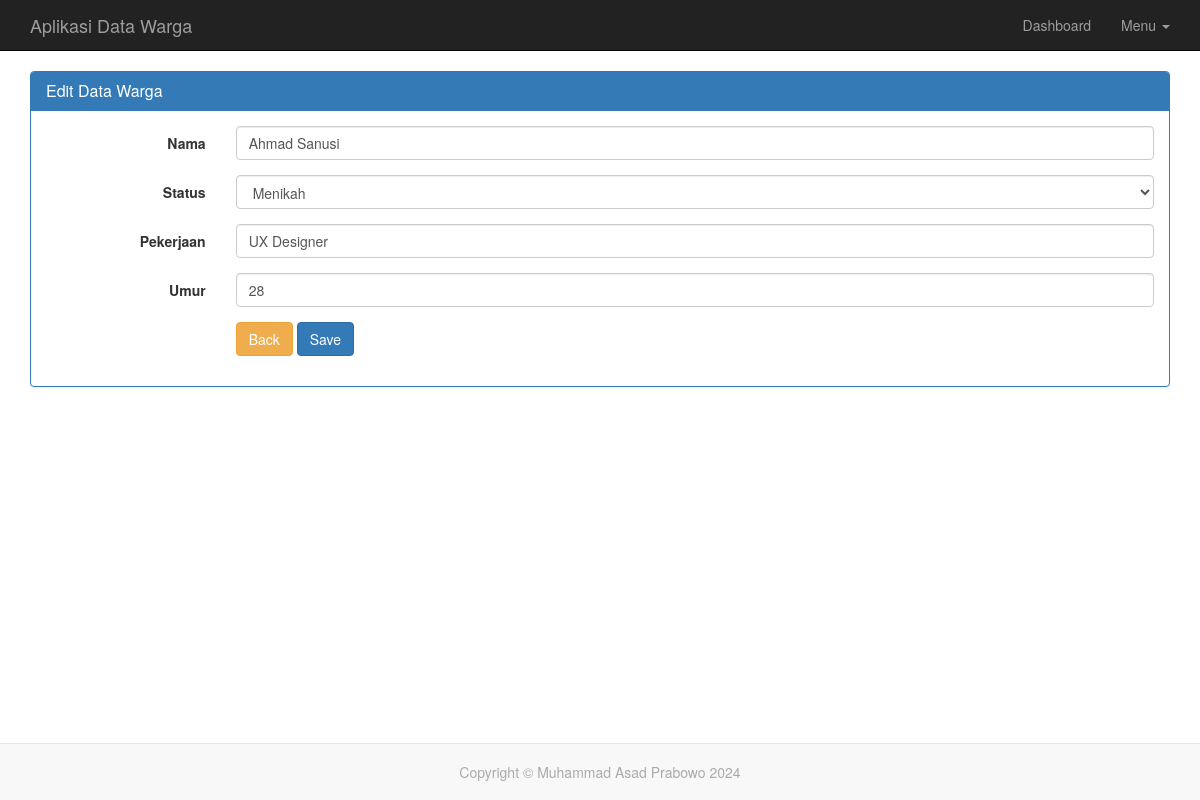
Page /edit.php?id=1 (signed in) on the committed database.
### tables this page shows
CREATE TABLE IF NOT EXISTS `tbl_warga` (
  `id` int(11) unsigned NOT NULL AUTO_INCREMENT,
  `nama` varchar(30) NOT NULL,
  `status` enum('Menikah','Belum Menikah') NOT NULL,
  `pekerjaan` varchar(25) NOT NULL,
  `umur` int(3) NOT NULL,
  PRIMARY KEY (`id`)
);

### edit.php (the view, shortened to what this page needs)
<?php
include 'config/database.php';
$id = mysqli_real_escape_string($conn, $_GET['id']);
$query = "SELECT * FROM tbl_warga WHERE id = '$id'";
$result = mysqli_query($conn, $query);
$data = mysqli_fetch_assoc($result);
?>
<!DOCTYPE html>
<html lang="en">
    <head>
        <link rel="stylesheet" href="css/bootstrap.min.css">
        <link rel="stylesheet" href="css/style.css">
    </head>
    <body>
        <nav class="navbar navbar-inverse navbar-static-top">
            <div class="container">
                <div class="navbar-header">
                    <a class="navbar-brand" href="#">Aplikasi Data Warga</a>
                </div>
                <div class="collapse navbar-collapse">
                    <ul class="nav navbar-nav navbar-right">
                        <li><a href="index.php">Dashboard</a></li>
                        <li class="dropdown">
                            <a href="#" class="dropdown-toggle" data-toggle="dropdown">Menu <b class="caret"></b></a>
                        </li>
                    </ul>
                </div>
            </div>
        </nav>
        <div id="wrapper">
            <div class="container">
                <div class="row">
                    <div class="col-md-12">
                        <div class="panel panel-primary">
                            <div class="panel-heading">
                                <h3 class="panel-title">Edit Data Warga</h3>
                            </div>
                            <div class="panel-body">
                                <form action="actions/update.php" method="POST" class="form-horizontal">
                                    <div class="form-group">
                                        <label for="nama" class="control-label col-md-2">Nama</label>
                                        <div class="col-md-10">
                                            <input type="text" name="nama" class="form-control" value="<?php echo htmlspecialchars($data['nama']); ?>" required>
                                        </div>
                                    </div>
                                    <div class="form-group">
                                        <label for="status" class="control-label col-md-2">Status</label>
                                        <div class="col-md-10">
                                            <select name="status" id="status" class="form-control">
                                                <option value="Menikah" <?php echo $data['status'] === 'Menikah' ? 'selected' : ''; ?>>Menikah</option>
                                            </select>
                                        </div>
                                    </div>
                                    <div class="form-group">
                                        <label for="pekerjaan" class="control-label col-md-2">Pekerjaan</label>
                                        <div class="col-md-10">
                                            <input type="text" name="pekerjaan" class="form-control" value="<?php echo htmlspecialchars($data['pekerjaan']); ?>" required>
                                        </div>
                                    </div>
                                    <div class="form-group">
                                        <label for="umur" class="control-label col-md-2">Umur</label>
                                        <div class="col-md-10">
                                            <input type="number" name="umur" class="form-control" value="<?php echo htmlspecialchars($data['umur']); ?>" required>
                                        </div>
                                    </div>
                                    <div class="form-group">
                                        <div class="col-sm-10 col-sm-offset-2">
                                            <a href="list.php" class="btn btn-warning">Back</a>
                                            <button type="submit" class="btn btn-primary">Save</button>
                                        </div>
                                    </div>
                                </form>
                            </div>
                        </div>
                    </div>
                </div>
            </div>
        </div>
        <footer class="footer">
            <nav class="navbar navbar-default navbar-fixed-bottom">
                <div class="container">
                    <p class="credit">Copyright &copy; Muhammad Asad Prabowo 2024</p>
                </div>
            </nav>
        </footer>
    </body>
</html>

### css/style.css (style rules this page uses)
html, body { height: 100%; }
.credit { width: 100%; text-align: center; padding: 18px 0; margin: 0; color:#aaa; }

### rows in the picture
tbl_warga: nama "Ahmad Sanusi", status "Menikah", pekerjaan "UX Designer", umur "28"
